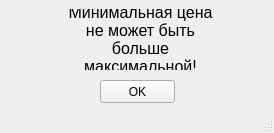
<?xml version="1.0" encoding="UTF-8"?>
<ui version="4.0">
 <class>MainWindow</class>
 <widget class="QMainWindow" name="MainWindow">
  <property name="geometry">
   <rect>
    <x>0</x>
    <y>0</y>
    <width>274</width>
    <height>133</height>
   </rect>
  </property>
  <property name="windowTitle">
   <string>Ошибка</string>
  </property>
  <property name="windowIcon">
   <iconset>
    <normaloff>../../../../../307313.png</normaloff>../../../../../307313.png</iconset>
  </property>
  <widget class="QWidget" name="centralwidget">
   <widget class="QPushButton" name="Ok_Button">
    <property name="geometry">
     <rect>
      <x>100</x>
      <y>80</y>
      <width>75</width>
      <height>23</height>
     </rect>
    </property>
    <property name="text">
     <string>OK</string>
    </property>
   </widget>
   <widget class="QLabel" name="label">
    <property name="geometry">
     <rect>
      <x>60</x>
      <y>9</y>
      <width>161</width>
      <height>61</height>
     </rect>
    </property>
    <property name="font">
     <font>
      <pointsize>12</pointsize>
     </font>
    </property>
    <property name="text">
     <string>Минимальная цена не может быть больше максимальной!</string>
    </property>
    <property name="alignment">
     <set>Qt::AlignCenter</set>
    </property>
    <property name="wordWrap">
     <bool>true</bool>
    </property>
   </widget>
  </widget>
  <widget class="QMenuBar" name="menubar">
   <property name="geometry">
    <rect>
     <x>0</x>
     <y>0</y>
     <width>274</width>
     <height>21</height>
    </rect>
   </property>
  </widget>
  <widget class="QStatusBar" name="statusbar"/>
 </widget>
 <resources/>
 <connections/>
</ui>
